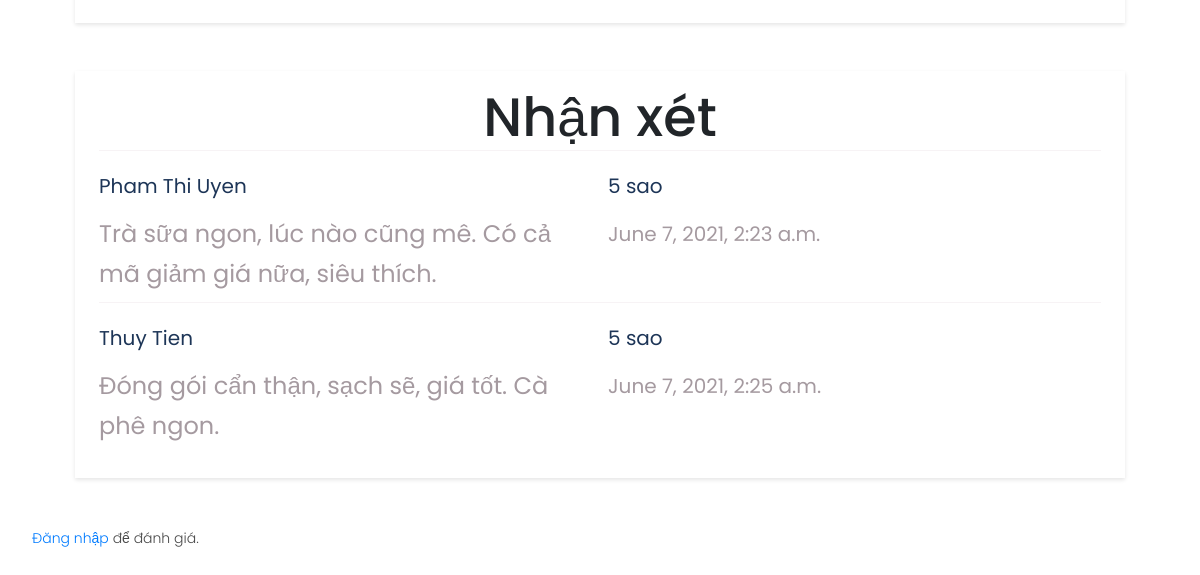
The page /reviews/9/ (lower part) on the database as committed earlier.
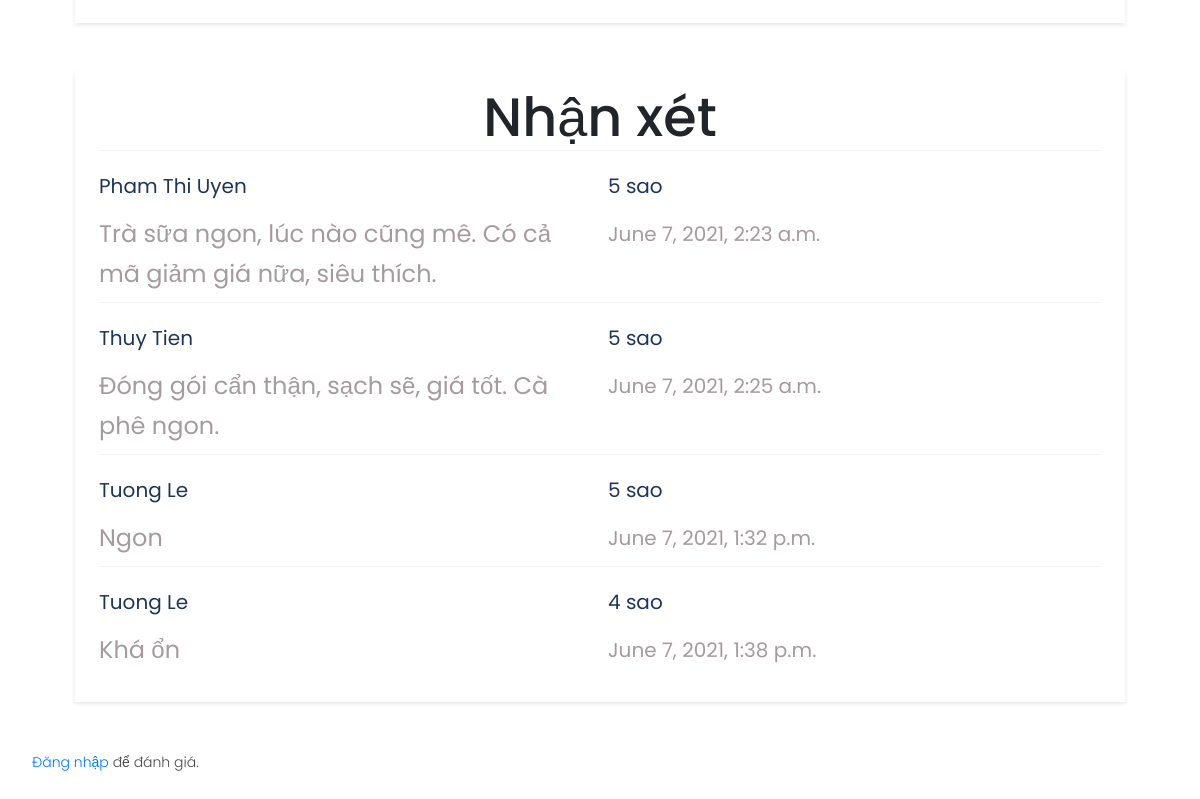
The same page on the database as committed later.
### reviews/models.py (models this page shows)
class Review(models.Model):
    author = models.ForeignKey(User, on_delete=models.CASCADE)
    coffee_bar = models.ForeignKey(CoffeeBar, on_delete=models.CASCADE)
    vote = models.PositiveIntegerField(default=5)
    description = models.TextField(null=True)
    created_at = models.DateTimeField(auto_now_add=True)

### reviews/views.py (the view)
# urls.py: path('<int:coffee_bar_id>/', coffee_bars_detail, name='detail'),
def coffee_bars_detail(request, coffee_bar_id):
    coffee_bar = get_object_or_404(CoffeeBar, pk=coffee_bar_id)
    reviews = coffee_bar.review_set.all()
    if request.method == 'POST':
        form = ReviewForm(request.POST)
        if form.is_valid():
            description = form.cleaned_data['description']
            rating = form.cleaned_data['rating']
            r = Review(author=request.user, coffee_bar=coffee_bar, vote=rating, description=description)
            r.save()
            count = 1
            voted = int(rating)
            for review in reviews:
                voted += review.vote
                count += 1
            coffee_bar.avg_vote = round(voted / count, 1)
            coffee_bar.save()
    else:
        form = ReviewForm()
    context = {
        'coffee_bar': coffee_bar,
        'reviews': reviews,
        "auth": request.user,
        "form": form
    }
    return render(request, 'reviews/coffee_bars_detail.html', context)

### reviews/templates/reviews/coffee_bars_detail.html (shortened to what this page needs)
{% load static %}
{% block head %}
    <link rel="stylesheet" type="text/css" href="{% static 'reviews/style.css' %}">
    <link href="{% static 'reviews/vendor/bootstrap/css/bootstrap.min.css' %}" rel="stylesheet">
    <link rel="stylesheet" href="{% static 'reviews/assets/css/fontawesome.css' %}">
    <link rel="stylesheet" href="{% static 'reviews/assets/css/templatemo-sixteen.css' %}">
    <link rel="stylesheet" href="assets/css/owl.css">
{% endblock head %}
{% block content %}
 <div id="menu_id" class="shadow-2xl bg-white rounded-md mb-5 px-4 py-4">
</div>
<div id="review_id" class="shadow-2xl bg-white rounded-md mb-5 px-4 py-4">
	<h1 class="text-black font-bold">Nhận xét</h1>
		{% if reviews %}
			{% for review in reviews %}
				<div class="item">
					<label class="user-name" for="review{{ forloop.counter }}">{{ review.author.last_name }} {{ review.author.first_name }}</label>
					<label class="vote" for="review{{ forloop.counter }}">{{ review.vote }} sao</label>
					<label class="description" for="review{{ forloop.counter }}">{{ review.description }}</label>
					<label class="time" for="review{{ forloop.counter }}">{{ review.created_at }}</label>
				</div>
			{% endfor %}
		{% else %}
        	<p>Không có nhận xét nào.</p>
    {% endif %}
</div>
 {% if auth.is_authenticated %}
<div id="vote_id" class="shadow-2xl bg-white rounded-md mb-5 px-4 py-4">
<h1 class="text-black font-bold">Đánh giá</h1>
	{% if error_message %}<p><strong>{{ error_message }}</strong></p>{% endif %}
	<form method="post">
        {% csrf_token %}
        {% if form.errors %}
            <div class="notification is-danger">
                <ul>
                    {% for key, value in form.errors.items %}
                        <li>
                            {{ value }}
                        </li>
                    {% endfor %}
                </ul>
            </div>
        {% endif %}
        {% for field in form %}
            <div class="comment field">
                <label class="label is-small">
                    {{ field.label_tag }}
                </label>
                <div class="control">
                    {{ field }}
                </div>
                {% if field.help_text %}
                    <p class="help">{{ field.help_text }}</p>
                {% endif %}
                {% for error in field.errors %}
                    <p class="help is-danger">{{ error }}</p>
                {% endfor %}
            </div>
        {% endfor %}
    </form>
    <div>
        <button type="submit" class="btn button is-primary is-small" id="submit-btn-id">Gửi đánh giá</button>
    </div>
</div>
{% else %}
<p><a href="{% url 'reviews:login' %}">Đăng nhập</a> để đánh giá.
</p>
{% endif %}
{% endblock content %}

Rows that differ between the two databases and show on the page:
added Review: author.last_name "Tuong", author.first_name "Le", vote "5", description "Ngon", created_at "June 7, 2021, 1:32 p.m."
added Review: author.last_name "Tuong", author.first_name "Le", vote "4", description "Khá ổn", created_at "June 7, 2021, 1:38 p.m."
